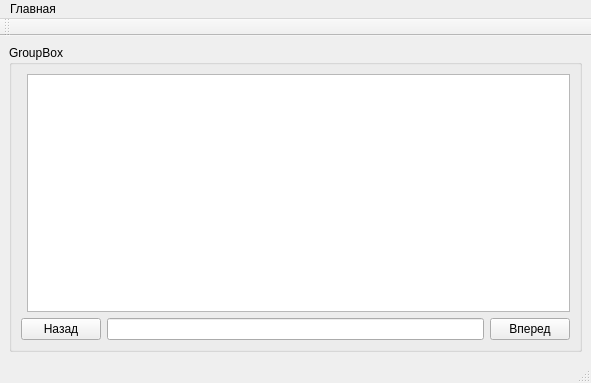
<?xml version="1.0" encoding="UTF-8"?>
<ui version="4.0">
 <class>TestMode</class>
 <widget class="QMainWindow" name="TestMode">
  <property name="geometry">
   <rect>
    <x>0</x>
    <y>0</y>
    <width>591</width>
    <height>383</height>
   </rect>
  </property>
  <property name="windowTitle">
   <string>MainWindow</string>
  </property>
  <widget class="QWidget" name="centralwidget">
   <layout class="QGridLayout" name="gridLayout">
    <item row="0" column="0">
     <widget class="QGroupBox" name="groupBox">
      <property name="title">
       <string>GroupBox</string>
      </property>
      <layout class="QGridLayout" name="gridLayout_2">
       <item row="0" column="1">
        <widget class="QTextBrowser" name="taskView">
         <property name="html">
          <string>&lt;!DOCTYPE HTML PUBLIC &quot;-//W3C//DTD HTML 4.0//EN&quot; &quot;http://www.w3.org/TR/REC-html40/strict.dtd&quot;&gt;
&lt;html&gt;&lt;head&gt;&lt;meta name=&quot;qrichtext&quot; content=&quot;1&quot; /&gt;&lt;style type=&quot;text/css&quot;&gt;
p, li { white-space: pre-wrap; }
&lt;/style&gt;&lt;/head&gt;&lt;body style=&quot; font-family:'Sans Serif'; font-size:9pt; font-weight:400; font-style:normal;&quot;&gt;
&lt;p style=&quot;-qt-paragraph-type:empty; margin-top:0px; margin-bottom:0px; margin-left:0px; margin-right:0px; -qt-block-indent:0; text-indent:0px;&quot;&gt;&lt;br /&gt;&lt;/p&gt;&lt;/body&gt;&lt;/html&gt;</string>
         </property>
        </widget>
       </item>
       <item row="1" column="0" colspan="2">
        <layout class="QHBoxLayout" name="horizontalLayout">
         <item>
          <widget class="QPushButton" name="prevTask">
           <property name="maximumSize">
            <size>
             <width>100</width>
             <height>16777215</height>
            </size>
           </property>
           <property name="text">
            <string>Назад</string>
           </property>
          </widget>
         </item>
         <item>
          <widget class="QLineEdit" name="lineEdit"/>
         </item>
         <item>
          <widget class="QPushButton" name="nextTask">
           <property name="maximumSize">
            <size>
             <width>100</width>
             <height>16777215</height>
            </size>
           </property>
           <property name="text">
            <string>Вперед</string>
           </property>
          </widget>
         </item>
        </layout>
       </item>
      </layout>
     </widget>
    </item>
   </layout>
  </widget>
  <widget class="QMenuBar" name="menubar">
   <property name="geometry">
    <rect>
     <x>0</x>
     <y>0</y>
     <width>591</width>
     <height>20</height>
    </rect>
   </property>
   <widget class="QMenu" name="menu">
    <property name="title">
     <string>Главная</string>
    </property>
    <addaction name="action"/>
   </widget>
   <addaction name="menu"/>
  </widget>
  <widget class="QStatusBar" name="statusbar"/>
  <widget class="QToolBar" name="toolBar">
   <property name="windowTitle">
    <string>toolBar</string>
   </property>
   <attribute name="toolBarArea">
    <enum>TopToolBarArea</enum>
   </attribute>
   <attribute name="toolBarBreak">
    <bool>false</bool>
   </attribute>
  </widget>
  <action name="action">
   <property name="text">
    <string>Завершить тест</string>
   </property>
  </action>
 </widget>
 <resources/>
 <connections/>
</ui>
